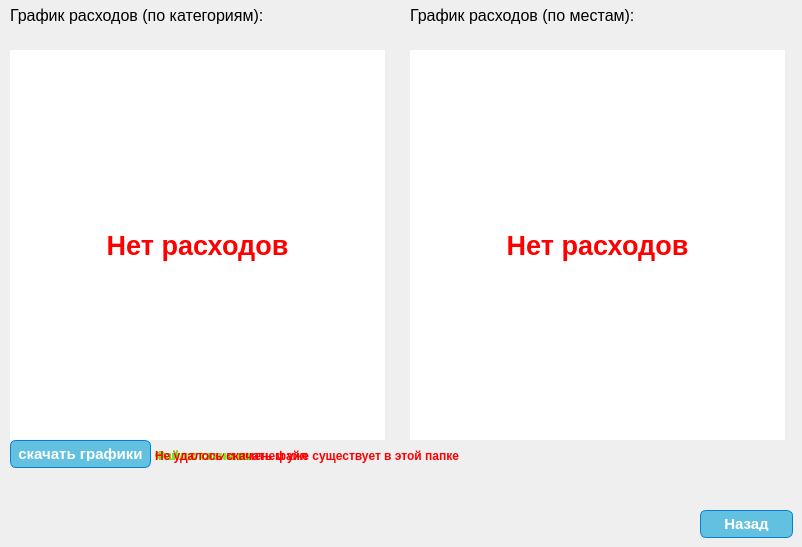
    <widget class="QWidget" name="page_4">
     <widget class="QLabel" name="label">
      <property name="geometry">
       <rect>
        <x>10</x>
        <y>0</y>
        <width>331</width>
        <height>31</height>
       </rect>
      </property>
      <property name="font">
       <font>
        <pointsize>12</pointsize>
       </font>
      </property>
      <property name="text">
       <string>График расходов (по категориям):</string>
      </property>
     </widget>
     <widget class="QLabel" name="pie_chart_1">
      <property name="geometry">
       <rect>
        <x>10</x>
        <y>50</y>
        <width>375</width>
        <height>390</height>
       </rect>
      </property>
      <property name="palette">
       <palette>
        <active>
         <colorrole role="WindowText">
          <brush brushstyle="SolidPattern">
           <color alpha="255">
            <red>255</red>
            <green>0</green>
            <blue>0</blue>
           </color>
          </brush>
         </colorrole>
         <colorrole role="Button">
          <brush brushstyle="SolidPattern">
           <color alpha="255">
            <red>255</red>
            <green>255</green>
            <blue>255</blue>
           </color>
          </brush>
         </colorrole>
         <colorrole role="Base">
          <brush brushstyle="SolidPattern">
           <color alpha="255">
            <red>255</red>
            <green>255</green>
            <blue>255</blue>
           </color>
          </brush>
         </colorrole>
         <colorrole role="Window">
          <brush brushstyle="SolidPattern">
           <color alpha="255">
            <red>255</red>
            <green>255</green>
            <blue>255</blue>
           </color>
          </brush>
         </colorrole>
        </active>
        <inactive>
         <colorrole role="WindowText">
          <brush brushstyle="SolidPattern">
           <color alpha="255">
            <red>255</red>
            <green>0</green>
            <blue>0</blue>
           </color>
          </brush>
         </colorrole>
         <colorrole role="Button">
          <brush brushstyle="SolidPattern">
           <color alpha="255">
            <red>255</red>
            <green>255</green>
            <blue>255</blue>
           </color>
          </brush>
         </colorrole>
         <colorrole role="Base">
          <brush brushstyle="SolidPattern">
           <color alpha="255">
            <red>255</red>
            <green>255</green>
            <blue>255</blue>
           </color>
          </brush>
         </colorrole>
         <colorrole role="Window">
          <brush brushstyle="SolidPattern">
           <color alpha="255">
            <red>255</red>
            <green>255</green>
            <blue>255</blue>
           </color>
          </brush>
         </colorrole>
        </inactive>
        <disabled>
         <colorrole role="WindowText">
          <brush brushstyle="SolidPattern">
           <color alpha="255">
            <red>120</red>
            <green>120</green>
            <blue>120</blue>
           </color>
          </brush>
         </colorrole>
         <colorrole role="Button">
          <brush brushstyle="SolidPattern">
           <color alpha="255">
            <red>255</red>
            <green>255</green>
            <blue>255</blue>
           </color>
          </brush>
         </colorrole>
         <colorrole role="Base">
          <brush brushstyle="SolidPattern">
           <color alpha="255">
            <red>255</red>
            <green>255</green>
            <blue>255</blue>
           </color>
          </brush>
         </colorrole>
         <colorrole role="Window">
          <brush brushstyle="SolidPattern">
           <color alpha="255">
            <red>255</red>
            <green>255</green>
            <blue>255</blue>
           </color>
          </brush>
         </colorrole>
        </disabled>
       </palette>
      </property>
      <property name="font">
       <font>
        <pointsize>20</pointsize>
        <weight>75</weight>
        <bold>true</bold>
       </font>
      </property>
      <property name="autoFillBackground">
       <bool>false</bool>
      </property>
      <property name="styleSheet">
       <string notr="true">background-color: #FFFFFF;</string>
      </property>
      <property name="text">
       <string>Нет расходов</string>
      </property>
      <property name="alignment">
       <set>Qt::AlignCenter</set>
      </property>
     </widget>
     <widget class="QPushButton" name="back_from_plot">
      <property name="geometry">
       <rect>
        <x>700</x>
        <y>510</y>
        <width>93</width>
        <height>28</height>
       </rect>
      </property>
      <property name="styleSheet">
       <string notr="true">#back_from_plot {
	background:linear-gradient(to bottom, #62c1e0 5%, #019ad2 100%);
	background-color:#62c1e0;
	border-radius:6px;
	border:1px solid #057fd0;
	color:#ffffff;
	font-family:Arial;
	font-size:15px;
	font-weight:bold;
	padding:6px 6px;
	text-decoration:none;
}
#back_from_plot:hover {
	background:linear-gradient(to bottom, #019ad2 5%, #62c1e0 100%);
	background-color:#019ad2;
}
#back_from_plot:active {
	position:relative;
	top:1px;
}
</string>
      </property>
      <property name="text">
       <string>Назад</string>
      </property>
     </widget>
     <widget class="QLabel" name="pie_chart_2">
      <property name="geometry">
       <rect>
        <x>410</x>
        <y>50</y>
        <width>375</width>
        <height>390</height>
       </rect>
      </property>
      <property name="palette">
       <palette>
        <active>
         <colorrole role="WindowText">
          <brush brushstyle="SolidPattern">
           <color alpha="255">
            <red>255</red>
            <green>0</green>
            <blue>0</blue>
           </color>
          </brush>
         </colorrole>
         <colorrole role="Button">
          <brush brushstyle="SolidPattern">
           <color alpha="255">
            <red>255</red>
            <green>255</green>
            <blue>255</blue>
           </color>
          </brush>
         </colorrole>
         <colorrole role="Base">
          <brush brushstyle="SolidPattern">
           <color alpha="255">
            <red>255</red>
            <green>255</green>
            <blue>255</blue>
           </color>
          </brush>
         </colorrole>
         <colorrole role="Window">
          <brush brushstyle="SolidPattern">
           <color alpha="255">
            <red>255</red>
            <green>255</green>
            <blue>255</blue>
           </color>
          </brush>
         </colorrole>
        </active>
        <inactive>
         <colorrole role="WindowText">
          <brush brushstyle="SolidPattern">
           <color alpha="255">
            <red>255</red>
            <green>0</green>
            <blue>0</blue>
           </color>
          </brush>
         </colorrole>
         <colorrole role="Button">
          <brush brushstyle="SolidPattern">
           <color alpha="255">
            <red>255</red>
            <green>255</green>
            <blue>255</blue>
           </color>
          </brush>
         </colorrole>
         <colorrole role="Base">
          <brush brushstyle="SolidPattern">
           <color alpha="255">
            <red>255</red>
            <green>255</green>
            <blue>255</blue>
           </color>
          </brush>
         </colorrole>
         <colorrole role="Window">
          <brush brushstyle="SolidPattern">
           <color alpha="255">
            <red>255</red>
            <green>255</green>
            <blue>255</blue>
           </color>
          </brush>
         </colorrole>
        </inactive>
        <disabled>
         <colorrole role="WindowText">
          <brush brushstyle="SolidPattern">
           <color alpha="255">
            <red>120</red>
            <green>120</green>
            <blue>120</blue>
           </color>
          </brush>
         </colorrole>
         <colorrole role="Button">
          <brush brushstyle="SolidPattern">
           <color alpha="255">
            <red>255</red>
            <green>255</green>
            <blue>255</blue>
           </color>
          </brush>
         </colorrole>
         <colorrole role="Base">
          <brush brushstyle="SolidPattern">
           <color alpha="255">
            <red>255</red>
            <green>255</green>
            <blue>255</blue>
           </color>
          </brush>
         </colorrole>
         <colorrole role="Window">
          <brush brushstyle="SolidPattern">
           <color alpha="255">
            <red>255</red>
            <green>255</green>
            <blue>255</blue>
           </color>
          </brush>
         </colorrole>
        </disabled>
       </palette>
      </property>
      <property name="font">
       <font>
        <pointsize>20</pointsize>
        <weight>75</weight>
        <bold>true</bold>
       </font>
      </property>
      <property name="autoFillBackground">
       <bool>false</bool>
      </property>
      <property name="styleSheet">
       <string notr="true">background-color: #FFFFFF</string>
      </property>
      <property name="text">
       <string>Нет расходов</string>
      </property>
      <property name="alignment">
       <set>Qt::AlignCenter</set>
      </property>
     </widget>
     <widget class="QLabel" name="label_2">
      <property name="geometry">
       <rect>
        <x>410</x>
        <y>0</y>
        <width>331</width>
        <height>31</height>
       </rect>
      </property>
      <property name="font">
       <font>
        <pointsize>12</pointsize>
       </font>
      </property>
      <property name="text">
       <string>График расходов (по местам):</string>
      </property>
     </widget>
     <widget class="QPushButton" name="download">
      <property name="geometry">
       <rect>
        <x>10</x>
        <y>440</y>
        <width>141</width>
        <height>28</height>
       </rect>
      </property>
      <property name="styleSheet">
       <string notr="true">#download {
	background:linear-gradient(to bottom, #62c1e0 5%, #019ad2 100%);
	background-color:#62c1e0;
	border-radius:6px;
	border:1px solid #057fd0;
	color:#ffffff;
	font-family:Arial;
	font-size:15px;
	font-weight:bold;
	padding:6px 6px;
	text-decoration:none;
}
#download:hover {
	background:linear-gradient(to bottom, #019ad2 5%, #62c1e0 100%);
	background-color:#019ad2;
}
#download:active {
	position:relative;
	top:1px;
}
</string>
      </property>
      <property name="text">
       <string>скачать графики</string>
      </property>
     </widget>
     <widget class="QLabel" name="download_error">
      <property name="geometry">
       <rect>
        <x>155</x>
        <y>445</y>
        <width>361</width>
        <height>21</height>
       </rect>
      </property>
      <property name="palette">
       <palette>
        <active>
         <colorrole role="WindowText">
          <brush brushstyle="SolidPattern">
           <color alpha="255">
            <red>255</red>
            <green>0</green>
            <blue>0</blue>
           </color>
          </brush>
         </colorrole>
         <colorrole role="Button">
          <brush brushstyle="SolidPattern">
           <color alpha="255">
            <red>224</red>
            <green>255</green>
            <blue>255</blue>
           </color>
          </brush>
         </colorrole>
         <colorrole role="Base">
          <brush brushstyle="SolidPattern">
           <color alpha="255">
            <red>224</red>
            <green>255</green>
            <blue>255</blue>
           </color>
          </brush>
         </colorrole>
         <colorrole role="Window">
          <brush brushstyle="SolidPattern">
           <color alpha="255">
            <red>224</red>
            <green>255</green>
            <blue>255</blue>
           </color>
          </brush>
         </colorrole>
        </active>
        <inactive>
         <colorrole role="WindowText">
          <brush brushstyle="SolidPattern">
           <color alpha="255">
            <red>255</red>
            <green>0</green>
            <blue>0</blue>
           </color>
          </brush>
         </colorrole>
         <colorrole role="Button">
          <brush brushstyle="SolidPattern">
           <color alpha="255">
            <red>224</red>
            <green>255</green>
            <blue>255</blue>
           </color>
          </brush>
         </colorrole>
         <colorrole role="Base">
          <brush brushstyle="SolidPattern">
           <color alpha="255">
            <red>224</red>
            <green>255</green>
            <blue>255</blue>
           </color>
          </brush>
         </colorrole>
         <colorrole role="Window">
          <brush brushstyle="SolidPattern">
           <color alpha="255">
            <red>224</red>
            <green>255</green>
            <blue>255</blue>
           </color>
          </brush>
         </colorrole>
        </inactive>
        <disabled>
         <colorrole role="WindowText">
          <brush brushstyle="SolidPattern">
           <color alpha="255">
            <red>120</red>
            <green>120</green>
            <blue>120</blue>
           </color>
          </brush>
         </colorrole>
         <colorrole role="Button">
          <brush brushstyle="SolidPattern">
           <color alpha="255">
            <red>224</red>
            <green>255</green>
            <blue>255</blue>
           </color>
          </brush>
         </colorrole>
         <colorrole role="Base">
          <brush brushstyle="SolidPattern">
           <color alpha="255">
            <red>224</red>
            <green>255</green>
            <blue>255</blue>
           </color>
          </brush>
         </colorrole>
         <colorrole role="Window">
          <brush brushstyle="SolidPattern">
           <color alpha="255">
            <red>224</red>
            <green>255</green>
            <blue>255</blue>
           </color>
          </brush>
         </colorrole>
        </disabled>
       </palette>
      </property>
      <property name="font">
       <font>
        <weight>75</weight>
        <bold>true</bold>
       </font>
      </property>
      <property name="text">
       <string>Файл с таким именем уже существует в этой папке</string>
      </property>
     </widget>
     <widget class="QLabel" name="download_success">
      <property name="geometry">
       <rect>
        <x>155</x>
        <y>445</y>
        <width>111</width>
        <height>21</height>
       </rect>
      </property>
      <property name="palette">
       <palette>
        <active>
         <colorrole role="WindowText">
          <brush brushstyle="SolidPattern">
           <color alpha="255">
            <red>85</red>
            <green>255</green>
            <blue>0</blue>
           </color>
          </brush>
         </colorrole>
         <colorrole role="Button">
          <brush brushstyle="SolidPattern">
           <color alpha="255">
            <red>224</red>
            <green>255</green>
            <blue>255</blue>
           </color>
          </brush>
         </colorrole>
         <colorrole role="Base">
          <brush brushstyle="SolidPattern">
           <color alpha="255">
            <red>224</red>
            <green>255</green>
            <blue>255</blue>
           </color>
          </brush>
         </colorrole>
         <colorrole role="Window">
          <brush brushstyle="SolidPattern">
           <color alpha="255">
            <red>224</red>
            <green>255</green>
            <blue>255</blue>
           </color>
          </brush>
         </colorrole>
        </active>
        <inactive>
         <colorrole role="WindowText">
          <brush brushstyle="SolidPattern">
           <color alpha="255">
            <red>85</red>
            <green>255</green>
            <blue>0</blue>
           </color>
          </brush>
         </colorrole>
         <colorrole role="Button">
          <brush brushstyle="SolidPattern">
           <color alpha="255">
            <red>224</red>
            <green>255</green>
            <blue>255</blue>
           </color>
          </brush>
         </colorrole>
         <colorrole role="Base">
          <brush brushstyle="SolidPattern">
           <color alpha="255">
            <red>224</red>
            <green>255</green>
            <blue>255</blue>
           </color>
          </brush>
         </colorrole>
         <colorrole role="Window">
          <brush brushstyle="SolidPattern">
           <color alpha="255">
            <red>224</red>
            <green>255</green>
            <blue>255</blue>
           </color>
          </brush>
         </colorrole>
        </inactive>
        <disabled>
         <colorrole role="WindowText">
          <brush brushstyle="SolidPattern">
           <color alpha="255">
            <red>120</red>
            <green>120</green>
            <blue>120</blue>
           </color>
          </brush>
         </colorrole>
         <colorrole role="Button">
          <brush brushstyle="SolidPattern">
           <color alpha="255">
            <red>224</red>
            <green>255</green>
            <blue>255</blue>
           </color>
          </brush>
         </colorrole>
         <colorrole role="Base">
          <brush brushstyle="SolidPattern">
           <color alpha="255">
            <red>224</red>
            <green>255</green>
            <blue>255</blue>
           </color>
          </brush>
         </colorrole>
         <colorrole role="Window">
          <brush brushstyle="SolidPattern">
           <color alpha="255">
            <red>224</red>
            <green>255</green>
            <blue>255</blue>
           </color>
          </brush>
         </colorrole>
        </disabled>
       </palette>
      </property>
      <property name="font">
       <font>
        <weight>75</weight>
        <bold>true</bold>
       </font>
      </property>
      <property name="text">
       <string>Файлы скачаны</string>
      </property>
     </widget>
     <widget class="QLabel" name="download_error2">
      <property name="geometry">
       <rect>
        <x>155</x>
        <y>445</y>
        <width>181</width>
        <height>21</height>
       </rect>
      </property>
      <property name="palette">
       <palette>
        <active>
         <colorrole role="WindowText">
          <brush brushstyle="SolidPattern">
           <color alpha="255">
            <red>255</red>
            <green>0</green>
            <blue>0</blue>
           </color>
          </brush>
         </colorrole>
         <colorrole role="Button">
          <brush brushstyle="SolidPattern">
           <color alpha="255">
            <red>224</red>
            <green>255</green>
            <blue>255</blue>
           </color>
          </brush>
         </colorrole>
         <colorrole role="Base">
          <brush brushstyle="SolidPattern">
           <color alpha="255">
            <red>224</red>
            <green>255</green>
            <blue>255</blue>
           </color>
          </brush>
         </colorrole>
         <colorrole role="Window">
          <brush brushstyle="SolidPattern">
           <color alpha="255">
            <red>224</red>
            <green>255</green>
            <blue>255</blue>
           </color>
          </brush>
         </colorrole>
        </active>
        <inactive>
         <colorrole role="WindowText">
          <brush brushstyle="SolidPattern">
           <color alpha="255">
            <red>255</red>
            <green>0</green>
            <blue>0</blue>
           </color>
          </brush>
         </colorrole>
         <colorrole role="Button">
          <brush brushstyle="SolidPattern">
           <color alpha="255">
            <red>224</red>
            <green>255</green>
            <blue>255</blue>
           </color>
          </brush>
         </colorrole>
         <colorrole role="Base">
          <brush brushstyle="SolidPattern">
           <color alpha="255">
            <red>224</red>
            <green>255</green>
            <blue>255</blue>
           </color>
          </brush>
         </colorrole>
         <colorrole role="Window">
          <brush brushstyle="SolidPattern">
           <color alpha="255">
            <red>224</red>
            <green>255</green>
            <blue>255</blue>
           </color>
          </brush>
         </colorrole>
        </inactive>
        <disabled>
         <colorrole role="WindowText">
          <brush brushstyle="SolidPattern">
           <color alpha="255">
            <red>120</red>
            <green>120</green>
            <blue>120</blue>
           </color>
          </brush>
         </colorrole>
         <colorrole role="Button">
          <brush brushstyle="SolidPattern">
           <color alpha="255">
            <red>224</red>
            <green>255</green>
            <blue>255</blue>
           </color>
          </brush>
         </colorrole>
         <colorrole role="Base">
          <brush brushstyle="SolidPattern">
           <color alpha="255">
            <red>224</red>
            <green>255</green>
            <blue>255</blue>
           </color>
          </brush>
         </colorrole>
         <colorrole role="Window">
          <brush brushstyle="SolidPattern">
           <color alpha="255">
            <red>224</red>
            <green>255</green>
            <blue>255</blue>
           </color>
          </brush>
         </colorrole>
        </disabled>
       </palette>
      </property>
      <property name="font">
       <font>
        <weight>75</weight>
        <bold>true</bold>
       </font>
      </property>
      <property name="text">
       <string>Не удалось скачать файл</string>
      </property>
     </widget>
    </widget>
